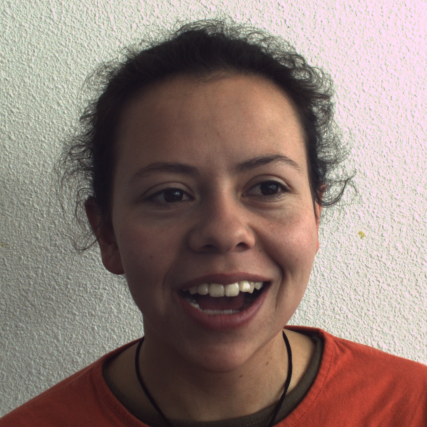
%> input picture Samples/Diana.png, 427 x 427 px
$ octave pre_segmentation.m   (GNU Octave 9; MATLAB toolbox functions it lacks are replaced by stand-ins)
%> lines starting %> are read from the running program, lines starting %| are printed output that depends on the picture
clc;
close all;
clear;

image_name = "Diana";
im_format = ".png";
input_image = im2double(imread("./Samples/" + image_name + im_format));
[rows, columns, numColorChannels] = size(input_image)
%> rows = 427; columns = 427; numColorChannels = 3
imshow(input_image);
numBandsVertically = 6;
numBandsHorizontally = 6;


topRows = round(linspace(1, rows+1, numBandsVertically + 1))
%> topRows = [1 72 143 215 286 357 428]
leftColumns = round(linspace(1, columns+1, numBandsHorizontally + 1))
%> leftColumns = [1 72 143 215 286 357 428]
% Draw lines over image
for k = 1 : length(topRows)
	yline(topRows(k), 'Color', 'y', 'LineWidth', 2);
end
for k = 1 : length(leftColumns)
	xline(leftColumns(k), 'Color', 'y', 'LineWidth', 2);
end
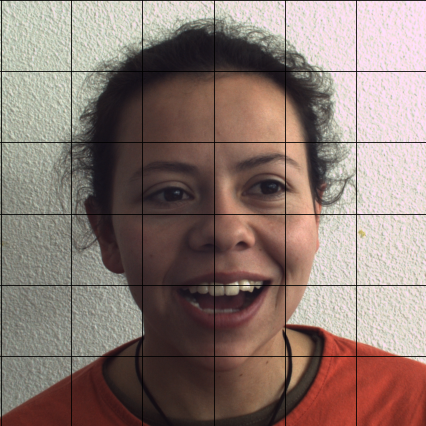
%> figure redrawn from the program's plot data
% Extract into subimages and display on a new figure.
hFig2 = figure();
plotCounter = 1;
for row = 1 : length(topRows) - 1
	row1 = topRows(row);
	row2 = topRows(row + 1) - 1;
	for col = 1 : length(leftColumns) - 1
		col1 = leftColumns(col);
		col2 = leftColumns(col + 1) - 1;
		subImage = input_image(row1 : row2, col1 : col2, :);
		imshow(subImage);
        imwrite(subImage, "./helper/" + image_name + "/seg_" + row + "_" + col+ im_format);
		plotCounter = plotCounter + 1;
	end
end
%> this loop made 6 passes
%> pass 1, `for col = 1 : length(leftColumns) - 1 col1 = leftColumns(col); col2 = ..`:
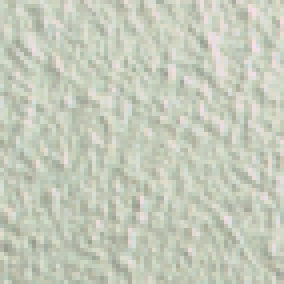
%> displayed picture: size 71x71x3, on the screen's scale of 0 to 255 (shown 4 times larger); mean R, G, B 197.4, 202.4, 186.7
%> pass 1, `for col = 1 : length(leftColumns) - 1 col1 = leftColumns(col); col2 = ..`:
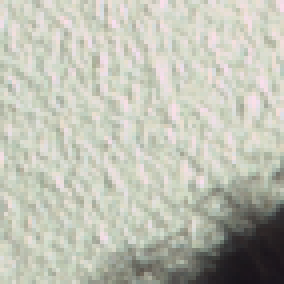
%> displayed picture: size 71x71x3, on the screen's scale of 0 to 255 (shown 4 times larger); mean R, G, B 191.1, 192.5, 180
%> pass 1, `for col = 1 : length(leftColumns) - 1 col1 = leftColumns(col); col2 = ..`:
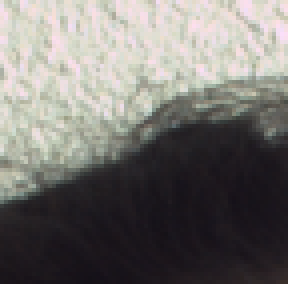
%> displayed picture: size 71x72x3, on the screen's scale of 0 to 255 (shown 4 times larger); mean R, G, B 117.6, 114.8, 111.5
%> pass 1, `for col = 1 : length(leftColumns) - 1 col1 = leftColumns(col); col2 = ..`:
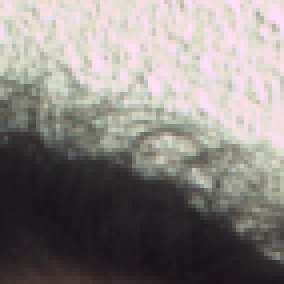
%> displayed picture: size 71x71x3, on the screen's scale of 0 to 255 (shown 4 times larger); mean R, G, B 136.4, 131.4, 128.3
%> after the loop, plotCounter = 37

$ run again, with Samples/Baby_SMap.png copied over Samples/Diana.png
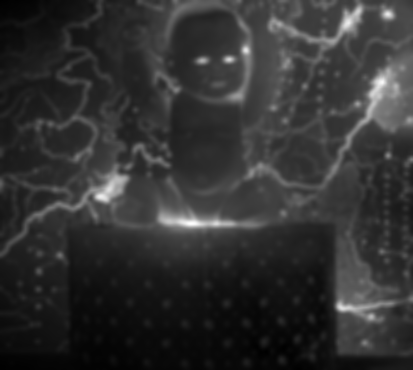
%> input picture Samples/Baby_SMap.png, 413 x 370 px
%> after the loop `for k = 1 : length(leftColumns)`:
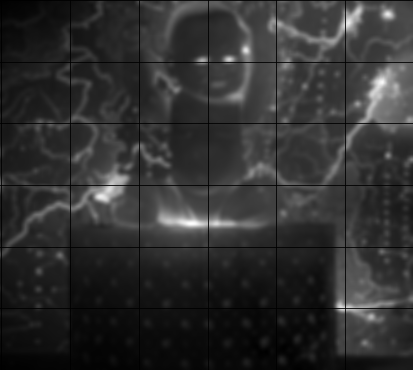
%> figure redrawn from the program's plot data
%> the loop `for row = 1 : length(topRows) - 1` made 6 passes
%> pass 1, `for col = 1 : length(leftColumns) - 1 col1 = leftColumns(col); col2 = ..`:
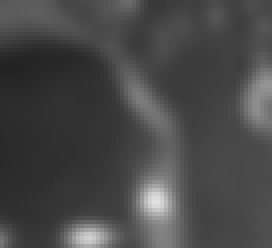
%> displayed picture: size 62x68, on the screen's scale of 0 to 255 (shown 4 times larger); min 35, max 224, mean 72.2
%> after the loop `for row = 1 : length(topRows) - 1`: plotCounter = 37
